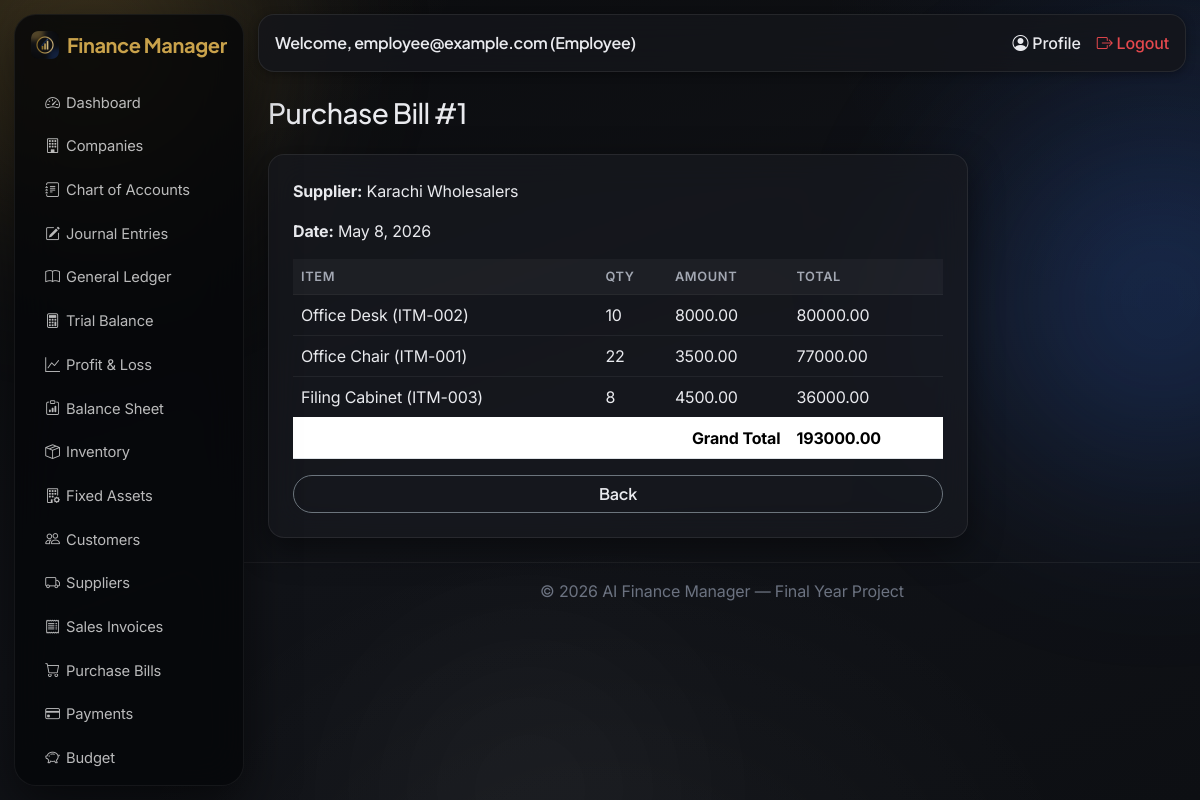
The page /transactions/bills/1/ (signed in) on the database its author committed.
### accounts/models.py (models this page shows, shortened)
class User(AbstractUser):
    class Role(models.TextChoices):
        SUPER_ADMIN = 'SUPER_ADMIN', 'Super Admin'
        COMPANY_OWNER = 'COMPANY_OWNER', 'Company Owner'
        ACCOUNTANT = 'ACCOUNTANT', 'Accountant'
        EMPLOYEE = 'EMPLOYEE', 'Employee'
    role = models.CharField(max_length=20, choices=Role.choices, default=Role.COMPANY_OWNER)
    email = models.EmailField(unique=True)
    phone = models.CharField(max_length=20, blank=True)
    profile_picture = models.ImageField(upload_to='profile_pics/', blank=True, null=True)

### transactions/models.py (models this page shows, shortened)
class PurchaseBill(models.Model):
    company = models.ForeignKey(Company, on_delete=models.CASCADE, related_name='purchase_bills')
    supplier = models.ForeignKey(Supplier, on_delete=models.CASCADE, related_name='bills')
    purchase_date = models.DateField()
    created_at = models.DateTimeField(auto_now_add=True)
    @property
    def total(self):
        return sum(line.total for line in self.lines.all())

class Supplier(models.Model):
    company = models.ForeignKey(Company, on_delete=models.CASCADE, related_name='suppliers')
    name = models.CharField(max_length=150)
    phone = models.CharField(max_length=20, blank=True)
    email = models.EmailField(blank=True)
    address = models.CharField(max_length=255, blank=True)

class PurchaseBillLine(models.Model):
    bill = models.ForeignKey(PurchaseBill, on_delete=models.CASCADE, related_name='lines')
    item = models.ForeignKey(InventoryItem, on_delete=models.CASCADE)
    quantity = models.PositiveIntegerField()
    amount = models.DecimalField(max_digits=12, decimal_places=2)
    @property
    def total(self):
        return self.quantity * self.amount

### inventory/models.py (models this page shows, shortened)
class InventoryItem(models.Model):
    company = models.ForeignKey(Company, on_delete=models.CASCADE, related_name='inventory_items')
    item_name = models.CharField(max_length=150)
    sku = models.CharField(max_length=50)
    quantity = models.PositiveIntegerField(default=0)
    unit_price = models.DecimalField(max_digits=12, decimal_places=2)
    cost_price = models.DecimalField(max_digits=12, decimal_places=2)
    selling_price = models.DecimalField(max_digits=12, decimal_places=2)
    low_stock_threshold = models.PositiveIntegerField(default=10)
    selling_cost = models.DecimalField(
        max_digits=12, decimal_places=2, default=0,
        help_text='Estimated cost to sell one unit (commission, delivery...). Used for Net Realisable Value.',
    )
    recorded_writedown = models.DecimalField(max_digits=14, decimal_places=2, default=0, editable=False)
    created_at = models.DateTimeField(auto_now_add=True)
    class Meta:
        unique_together = ('company', 'sku')
        ordering = ['item_name']
    def __str__(self):
        return f"{self.item_name} ({self.sku})"

### transactions/views.py (the view)
# urls.py: path('bills/<int:pk>/', views.bill_detail, name='bill_detail'),
@login_required
def bill_detail(request, pk):
    company = get_active_company(request)
    bill = get_object_or_404(PurchaseBill, pk=pk, company=company)
    return render(request, 'transactions/bill_detail.html', {'bill': bill})

### accounting/views.py (called while the page is built)
def get_active_company(request):
    accessible = user_accessible_companies(request.user)
    company_id = request.session.get('active_company_id')
    company = None
    if company_id:
        company = accessible.filter(pk=company_id).first()
    if not company:
        company = accessible.first()
        if company:
            request.session['active_company_id'] = company.pk
    return company

### accounts/permissions.py (called while the page is built)
def is_super_admin(user):
    return user.is_authenticated and user.role == user.Role.SUPER_ADMIN

def user_accessible_companies(user):
    from companies.models import Company
    if is_super_admin(user):
        return Company.objects.all()
    return Company.objects.filter(models_q_owner_or_staff(user)).distinct()

def models_q_owner_or_staff(user):
    from django.db.models import Q
    return Q(owner=user) | Q(staff=user)

### transactions/templates/transactions/bill_detail.html (shortened to what this page needs)
{% extends 'base.html' %}
{% block content %}
<h3 class="mb-4">Purchase Bill #{{ bill.pk }}</h3>
<div class="card p-4" style="max-width:700px;">
    <p><strong>Supplier:</strong> {{ bill.supplier.name }}</p>
    <p><strong>Date:</strong> {{ bill.purchase_date }}</p>
    <table class="table">
        <thead><tr><th>Item</th><th>Qty</th><th>Amount</th><th>Total</th></tr></thead>
        <tbody>
        {% for line in bill.lines.all %}
            <tr><td>{{ line.item }}</td><td>{{ line.quantity }}</td><td>{{ line.amount }}</td><td>{{ line.total }}</td></tr>
        {% endfor %}
        </tbody>
        <tfoot><tr class="fw-bold"><td colspan="3" class="text-end">Grand Total</td><td>{{ bill.total }}</td></tr></tfoot>
    </table>
    <a href="{% url 'transactions:bill_list' %}" class="btn btn-outline-secondary">Back</a>
</div>
{% endblock %}

### templates/base.html (shortened to what this page needs)
<!DOCTYPE html>
<html lang="en">
<head>
    {% load static %}
    <link href="https://cdn.jsdelivr.net/npm/bootstrap@5.3.3/dist/css/bootstrap.min.css" rel="stylesheet">
    <link rel="stylesheet" href="https://cdn.jsdelivr.net/npm/bootstrap-icons@1.11.3/font/bootstrap-icons.css">
    <link rel="stylesheet" href="https://cdn.datatables.net/1.13.8/css/dataTables.bootstrap5.min.css">
    <link rel="stylesheet" href="{% load static %}{% static 'css/style.css' %}">
</head>
<body>
<div class="aurora-blob b1"></div>
<div class="aurora-blob b2"></div>
<div class="aurora-blob b3"></div>
{% if user.is_authenticated %}
<div class="d-flex">
    <nav class="sidebar bg-dark text-white p-3" id="sidebarNav" style="width:230px;">
        <h5 class="mb-4 d-flex align-items-center gap-2">
            <img src="{% static 'img/logo.png' %}" alt="AI Finance Manager" style="width:28px;height:28px;border-radius:7px;">
            Finance Manager
        </h5>
        <ul class="nav nav-pills flex-column gap-1">
            <li class="nav-item"><a class="nav-link text-white" href="{% url 'dashboard:home' %}"><i class="bi bi-speedometer2"></i> Dashboard</a></li>
            <li class="nav-item"><a class="nav-link text-white" href="{% url 'companies:list' %}"><i class="bi bi-building"></i> Companies</a></li>
            <li class="nav-item"><a class="nav-link text-white" href="{% url 'accounting:account_list' %}"><i class="bi bi-journal-text"></i> Chart of Accounts</a></li>
            <li class="nav-item"><a class="nav-link text-white" href="{% url 'accounting:journal_list' %}"><i class="bi bi-pencil-square"></i> Journal Entries</a></li>
            <li class="nav-item"><a class="nav-link text-white" href="{% url 'accounting:ledger' %}"><i class="bi bi-book"></i> General Ledger</a></li>
            <li class="nav-item"><a class="nav-link text-white" href="{% url 'accounting:trial_balance' %}"><i class="bi bi-calculator"></i> Trial Balance</a></li>
            <li class="nav-item"><a class="nav-link text-white" href="{% url 'accounting:profit_and_loss' %}"><i class="bi bi-graph-up"></i> Profit &amp; Loss</a></li>
            <li class="nav-item"><a class="nav-link text-white" href="{% url 'accounting:balance_sheet' %}"><i class="bi bi-clipboard-data"></i> Balance Sheet</a></li>
            <li class="nav-item"><a class="nav-link text-white" href="{% url 'inventory:item_list' %}"><i class="bi bi-box-seam"></i> Inventory</a></li>
            <li class="nav-item"><a class="nav-link text-white" href="{% url 'assets:asset_list' %}"><i class="bi bi-building-gear"></i> Fixed Assets</a></li>
            <li class="nav-item"><a class="nav-link text-white" href="{% url 'transactions:customer_list' %}"><i class="bi bi-people"></i> Customers</a></li>
            <li class="nav-item"><a class="nav-link text-white" href="{% url 'transactions:supplier_list' %}"><i class="bi bi-truck"></i> Suppliers</a></li>
            <li class="nav-item"><a class="nav-link text-white" href="{% url 'transactions:invoice_list' %}"><i class="bi bi-receipt"></i> Sales Invoices</a></li>
            <li class="nav-item"><a class="nav-link text-white" href="{% url 'transactions:bill_list' %}"><i class="bi bi-cart"></i> Purchase Bills</a></li>
            <li class="nav-item"><a class="nav-link text-white" href="{% url 'transactions:payment_list' %}"><i class="bi bi-credit-card"></i> Payments</a></li>
            <li class="nav-item"><a class="nav-link text-white" href="{% url 'transactions:budget_list' %}"><i class="bi bi-piggy-bank"></i> Budget</a></li>
            <li class="nav-item"><a class="nav-link text-white" href="{% url 'reports:ai_dashboard' %}"> AI Reports</a></li>
        </ul>
    </nav>
    <div class="flex-grow-1">
        <nav class="navbar navbar-expand navbar-light bg-white border-bottom px-3">
            <span class="navbar-text">Welcome, {{ user.username }} ({{ user.get_role_display }})</span>
            <div class="ms-auto d-flex gap-3">
                <a href="{% url 'accounts:profile' %}" class="text-decoration-none"><i class="bi bi-person-circle"></i> Profile</a>
                <a href="{% url 'accounts:logout' %}" class="text-decoration-none text-danger"><i class="bi bi-box-arrow-right"></i> Logout</a>
            </div>
        </nav>
        <div class="p-4">
            {% block content %}{% endblock %}
        </div>
        <footer class="text-center text-muted py-3 border-top">
            &copy; {% now "Y" %} AI Finance Manager — Final Year Project
        </footer>
    </div>
</div>
{% else %}
    {% block auth_content %}{% endblock %}
{% endif %}
</body>
</html>

### rows shown on the page
User: username "employee@example.com", role "Employee"
PurchaseBill: pk "1", supplier.name "Karachi Wholesalers", purchase_date "May 8, 2026", total "193000.00"
PurchaseBillLine: item "Office Desk (ITM-002)", quantity "10", amount "8000.00", total "80000.00"
PurchaseBillLine: item "Office Chair (ITM-001)", quantity "22", amount "3500.00", total "77000.00"
PurchaseBillLine: item "Filing Cabinet (ITM-003)", quantity "8", amount "4500.00", total "36000.00"
